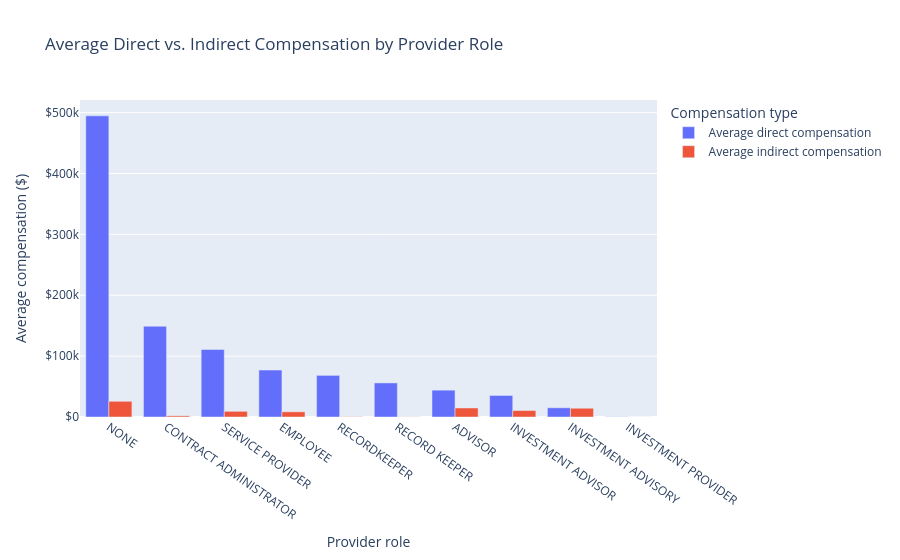

Write notebook code for a chart like this one.
### Markdown cell above
## Average direct versus indirect compensation by role

### Code cell
# Average direct versus indirect compensation by role
top_roles = (
    SCH_C_P1_I2["PROVIDER_OTHER_RELATION"].dropna().value_counts().head(10).index
)

avg_comp = (
    SCH_C_P1_I2[SCH_C_P1_I2["PROVIDER_OTHER_RELATION"].isin(top_roles)]
    .groupby("PROVIDER_OTHER_RELATION")[
        ["PROVIDER_OTHER_DIRECT_COMP_AMT", "PROV_OTHER_TOT_IND_COMP_AMT"]
    ]
    .mean()
    .rename(
        columns={
            "PROVIDER_OTHER_DIRECT_COMP_AMT": "Average direct compensation",
            "PROV_OTHER_TOT_IND_COMP_AMT": "Average indirect compensation",
        }
    )
    .sort_values("Average direct compensation", ascending=False)
)

if len(avg_comp):
    avg_comp_long = avg_comp.reset_index().melt(
        id_vars="PROVIDER_OTHER_RELATION",
        var_name="Compensation type",
        value_name="Amount",
    )
    fig = px.bar(
        avg_comp_long,
        x="PROVIDER_OTHER_RELATION",
        y="Amount",
        color="Compensation type",
        barmode="group",
        title="Average Direct vs. Indirect Compensation by Provider Role",
        labels={
            "PROVIDER_OTHER_RELATION": "Provider role",
            "Amount": "Average compensation ($)",
        },
    )
    fig.update_yaxes(tickprefix="$", separatethousands=True)
    fig.update_xaxes(tickangle=35)
    save_figure(fig, "direct_vs_indirect_compensation_by_role")
else:
    print("Skipped: no roles with compensation data found.")

### Figure 1 — Plotly figure (JSON) as saved in the notebook; plotly's stock layout.template omitted (floating-point values rounded to 4 significant figures)
{"data": [{"alignmentgroup": "True", "hovertemplate": "Compensation type=Average direct compensation<br>Provider role=%{x}<br>Average compensation ($)=%{y}<extra></extra>", "legendgroup": "Average direct compensation", "marker": {"color": "#636efa", "pattern": {"shape": ""}}, "name": "Average direct compensation", "offsetgroup": "Average direct compensation", "orientation": "v", "showlegend": true, "textposition": "auto", "type": "bar", "x": ["NONE", "CONTRACT ADMINISTRATOR", "SERVICE PROVIDER", "EMPLOYEE", "RECORDKEEPER", "RECORD KEEPER", "ADVISOR", "INVESTMENT ADVISOR", "INVESTMENT ADVISORY", "INVESTMENT PROVIDER"], "xaxis": "x", "y": [494700.0, 149100.0, 110900.0, 77140.0, 68380.0, 55980.0, 44110.0, 35410.0, 15140.0, 323.1], "yaxis": "y"}, {"alignmentgroup": "True", "hovertemplate": "Compensation type=Average indirect compensation<br>Provider role=%{x}<br>Average compensation ($)=%{y}<extra></extra>", "legendgroup": "Average indirect compensation", "marker": {"color": "#EF553B", "pattern": {"shape": ""}}, "name": "Average indirect compensation", "offsetgroup": "Average indirect compensation", "orientation": "v", "showlegend": true, "textposition": "auto", "type": "bar", "x": ["NONE", "CONTRACT ADMINISTRATOR", "SERVICE PROVIDER", "EMPLOYEE", "RECORDKEEPER", "RECORD KEEPER", "ADVISOR", "INVESTMENT ADVISOR", "INVESTMENT ADVISORY", "INVESTMENT PROVIDER"], "xaxis": "x", "y": [25800.0, 1923.0, 9337.0, 8533.0, 462.8, 228.4, 14820.0, 10610.0, 14390.0, 38.17], "yaxis": "y"}], "layout": {"barmode": "group", "legend": {"title": {"text": "Compensation type"}, "tracegroupgap": 0}, "title": {"text": "Average Direct vs. Indirect Compensation by Provider Role"}, "xaxis": {"anchor": "y", "domain": [0, 1], "tickangle": 35, "title": {"text": "Provider role"}}, "yaxis": {"anchor": "x", "domain": [0, 1], "separatethousands": true, "tickprefix": "$", "title": {"text": "Average compensation ($)"}}}}
